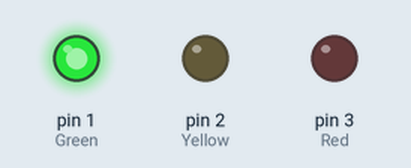
Simulated run of this sketch. Board: Arduino Uno, built with avr-gcc and run on an emulated ATmega328P. Shown: output pins drawn as LEDs (lit = HIGH).

Above: at 2.5 s.
At 8.5 s:
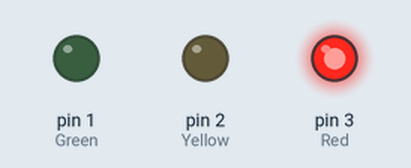
At 12.0 s:
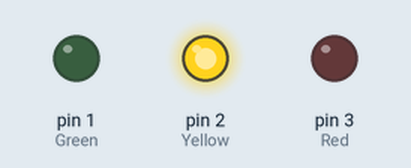
Timing chart, 0 to 16.9 s (numbered marks = the images above):
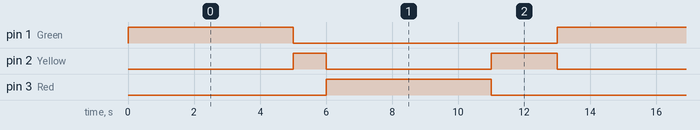

Measured:
- by itself, pin 1 (Green), pin 3 (Red): alternates HIGH for 5.0 s and LOW for 8.0 s
- by itself, pin 2 (Yellow): repeats every 13.0 s: LOW 5.0 s, HIGH 2.0 s, LOW 5.0 s, HIGH 1.0 s
- by itself, everything shown: repeats every 13.0 s, in 4 steps

The sketch:

Sketch3.ino
```cpp
/*
 Name:		Sketch3.ino
 Created:	7/27/2020 10:16:39 AM
 Authors:	janie & philip


 Use simulates the wellknown traffic light,
 and at the push of the reset button,
 allows the green light to be turned on instantly.
*/

#pragma region Variables
//Variables for illustrative purposes, and control of pinnumbers
int Green = 1, Yellow = 2, Red = 3;

//Variables for illustrative purposes, and control of delays
int Go = 5000, Wait = 2000, Stop = 5000;
#pragma endregion

#pragma region Functions
/*GreenLight, YellowLight and RedLight are functions,
used for setting the respective pin to HIGH state aka turned on,
and the two other pins to LOW state aka turned off,
via the built-in function on the Arduino digitalWrite.*/

void GreenLight() {
	digitalWrite(Green, HIGH);
	digitalWrite(Yellow, LOW);
	digitalWrite(Red, LOW);
}

void YellowLight() {
	digitalWrite(Green, LOW);
	digitalWrite(Yellow, HIGH);
	digitalWrite(Red, LOW);
}

void RedLight() {
	digitalWrite(Green, LOW);
	digitalWrite(Yellow, LOW);
	digitalWrite(Red, HIGH);
}
#pragma endregion

#pragma region RunningCode
// the setup function runs once when you press reset or power the board

void setup() {
	//In initial setup of the program the pins used are defined at output-pins
	pinMode(Green, OUTPUT);
	pinMode(Yellow, OUTPUT);
	pinMode(Red, OUTPUT);
}

// the loop function runs over and over again until power down or reset
void loop() {
	/*Controls the leds by calling the functions that turns on the relavant pin,
	and turns the other two pins off,
	then delays to allow the user to see the on/off state,
	instead of it just being instantanious*/
	GreenLight();
	delay(Go);
	YellowLight();
	delay(Wait*0.5);
	RedLight();
	delay(Stop);
	YellowLight();
	delay(Wait);
}

#pragma endregion
```
